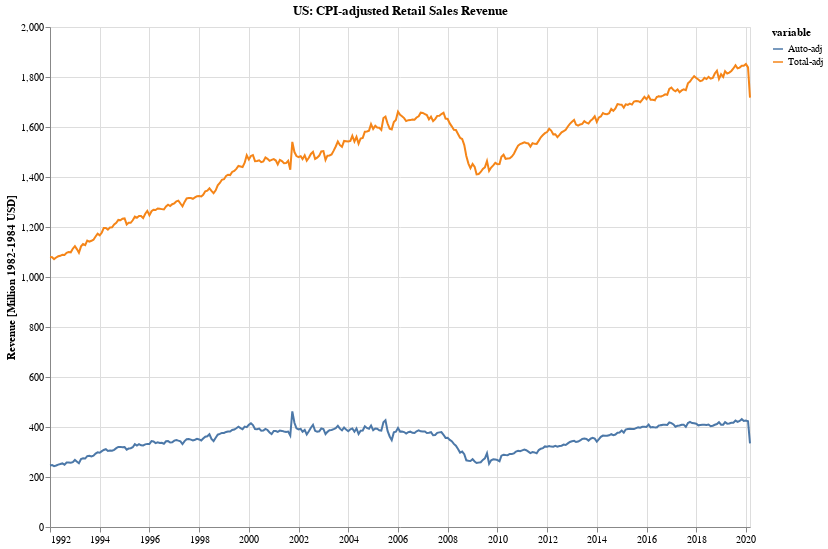

Source (notebook cell):
### Markdown cell above
### How do the above trends look when adjusting for inflation (CPI)?

### Code cell
toInclude = [
    'Retail sales, total',
    'Motor vehicle and parts dealers',
    'Nonstore retailers',
    'Furniture, home furn, electronics, and appliance stores'
]

tmp = df_combined[toInclude].copy()
tmp.columns = ['Retail sales, total', 'Retail sales excluding motor vehicles',
               'Nonstore retailers', 'Furniture, home furn, electronics, and appliance stores']

#tmp['Retail sales, motor vehicles and parts'] = tmp['Motor vehicle and parts dealers']
tmp = tmp.join(df_cpi['CWUR0000SA0'], how='inner')
tmp.columns = ['Retail Total', 'Retail Motor Vehicles',
               'Nonstore retailers', 'Furniture, home furn, electronics, and appliance stores', 'CPI']

tmp['Total-adj'] = tmp['Retail Total'] / tmp['CPI']
tmp['Auto-adj'] = tmp['Retail Motor Vehicles'] / tmp['CPI']
tmp['Nonstore retailers'] = tmp['Nonstore retailers'] / tmp['CPI']
tmp['Furniture, home furn, electronics, and appliance stores'] = tmp['Furniture, home furn, electronics, and appliance stores'] / tmp['CPI']


chartable = tmp.reset_index()[['index', 'Total-adj', 'Auto-adj']].melt(id_vars='index')

alt.Chart(chartable).mark_line().encode(
    alt.X('index:T', axis=alt.Axis(title='')),
    alt.Y('value:Q', axis=alt.Axis(title='Revenue [Million 1982-1984 USD]')),
    alt.Color('variable:N'),
    tooltip=[alt.Tooltip('index:T', title='Date'), alt.Tooltip(f'value:Q', title='Revenue [Million $]', format=',.0f')]
).properties(
    title='US: CPI-adjusted Retail Sales Revenue',
    height=500,
    width=700
)

### Figure 1 — Vega-Lite specification as saved in the notebook (floating-point values rounded to 4 significant figures; data arrays with more than 128 entries replaced by an {"elided": "..."} marker saying what was removed)
{"config": {"view": {"continuousWidth": 400, "continuousHeight": 300}}, "data": {"name": "data-3548e77efe1fdf5b9c21a9765533e39e"}, "mark": "line", "encoding": {"color": {"type": "nominal", "field": "variable"}, "tooltip": [{"type": "temporal", "field": "index", "title": "Date"}, {"type": "quantitative", "field": "value", "format": ",.0f", "title": "Revenue [Million $]"}], "x": {"type": "temporal", "axis": {"title": ""}, "field": "index"}, "y": {"type": "quantitative", "axis": {"title": "Revenue [Million 1982-1984 USD]"}, "field": "value"}}, "height": 500, "title": "US: CPI-adjusted Retail Sales Revenue", "width": 700, "$schema": "https://vega.github.io/schema/vega-lite/v4.0.2.json", "datasets": {"data-3548e77efe1fdf5b9c21a9765533e39e": {"elided": "686 records"}}}
